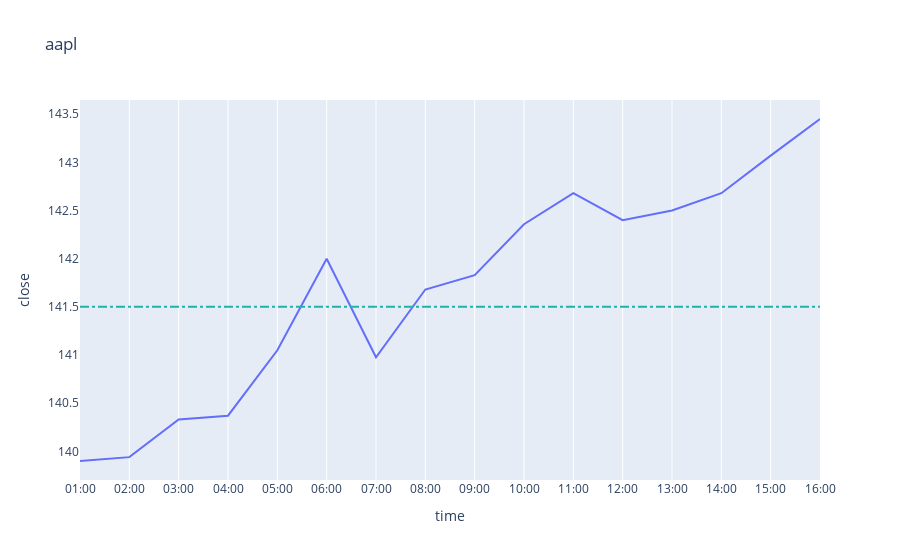

Notebook code cell kept with this figure:
### Code cell
import datetime as dt
import plotly.express as px
import numpy as np
import pandas as pd
import pandasql as ps
import plotly.graph_objects as go

# Read complete stocks.json file
a = pd.read_json("stocks.json")

#Pick one day of a single stock
aapl = ps.sqldf("SELECT * from a where date like '2022-10-17%' and ticker = 'AAPL' order by time",locals())
fake_close = 141.5

customdata  = np.stack((aapl['open'], aapl['high'], aapl['low'], aapl['volume'], aapl['time']), axis=-1)
fig = px.line(data_frame=aapl,x='time', y='close',title='aapl',template='plotly')
fig.update_layout(shapes=[
    # adds line at y=5
    dict(
      type= 'line',
      xref= 'paper', x0=0, x1=1,
      yref= 'y', y0= fake_close, y1= fake_close,
      line=dict(
        color="LightSeaGreen",
        width=2,
        dash="dashdot",
    )
    )
])


fig.update_traces(customdata = customdata, hovertemplate=
                                                                                'open: </b>%{customdata[0]: .2f} <br>' + \
                                                                                'high: </b>%{customdata[1]: .2f} <br>' + \
                                                                                'low: </b>%{customdata[2]: .2f} <br>' + \
                                                                                'volume: </b>%{customdata[3]: ,} <br>'+ \
                                                                                 '<extra> AAPL </extra>'
                 )
fig.update_layout(yaxis=dict(showgrid=False))

fig.show()

### Figure 1 — Plotly figure (JSON) as saved in the notebook; plotly's stock layout.template omitted (floating-point values rounded to 4 significant figures)
{"data": [{"customdata": [[143.0, 143.0, 139.6, 51719, "01:00"], [139.8, 140.1, 139.8, 28166, "02:00"], [140.0, 140.4, 139.8, 69309, "03:00"], [140.3, 140.4, 139.9, 147753, "04:00"], [140.2, 141.2, 139.1, 578075, "05:00"], [141.1, 142.7, 140.5, 14877625, "06:00"], [142.0, 142.2, 140.7, 14319744, "07:00"], [141.0, 141.9, 140.3, 10602699, "08:00"], [141.7, 141.9, 141.2, 6376927, "09:00"], [141.8, 142.6, 141.7, 7569149, "10:00"], [142.4, 142.8, 142.2, 6946816, "11:00"], [142.7, 142.9, 142.1, 11656255, "12:00"], [142.4, 142.6, 142.1, 3775858, "13:00"], [142.5, 142.7, 142.4, 67871, "14:00"], [142.7, 143.1, 142.7, 122161, "15:00"], [143.1, 143.5, 143.0, 88228, "16:00"]], "hovertemplate": "open: </b>%{customdata[0]: .2f} <br>high: </b>%{customdata[1]: .2f} <br>low: </b>%{customdata[2]: .2f} <br>volume: </b>%{customdata[3]: ,} <br><extra> AAPL </extra>", "legendgroup": "", "line": {"color": "#636efa", "dash": "solid"}, "marker": {"symbol": "circle"}, "mode": "lines", "name": "", "orientation": "v", "showlegend": false, "type": "scatter", "x": ["01:00", "02:00", "03:00", "04:00", "05:00", "06:00", "07:00", "08:00", "09:00", "10:00", "11:00", "12:00", "13:00", "14:00", "15:00", "16:00"], "xaxis": "x", "y": [139.9, 139.9, 140.3, 140.4, 141.0, 142, 141.0, 141.7, 141.8, 142.4, 142.7, 142.4, 142.5, 142.7, 143.1, 143.4], "yaxis": "y"}], "layout": {"autosize": true, "legend": {"tracegroupgap": 0}, "shapes": [{"line": {"color": "LightSeaGreen", "dash": "dashdot", "width": 2}, "type": "line", "x0": 0, "x1": 1, "xref": "paper", "y0": 141.5, "y1": 141.5, "yref": "y"}], "title": {"text": "aapl"}, "xaxis": {"anchor": "y", "autorange": true, "domain": [0, 1], "range": [0, 15], "title": {"text": "time"}, "type": "category"}, "yaxis": {"anchor": "x", "autorange": true, "domain": [0, 1], "range": [139.7, 143.6], "showgrid": false, "title": {"text": "close"}, "type": "linear"}}}
